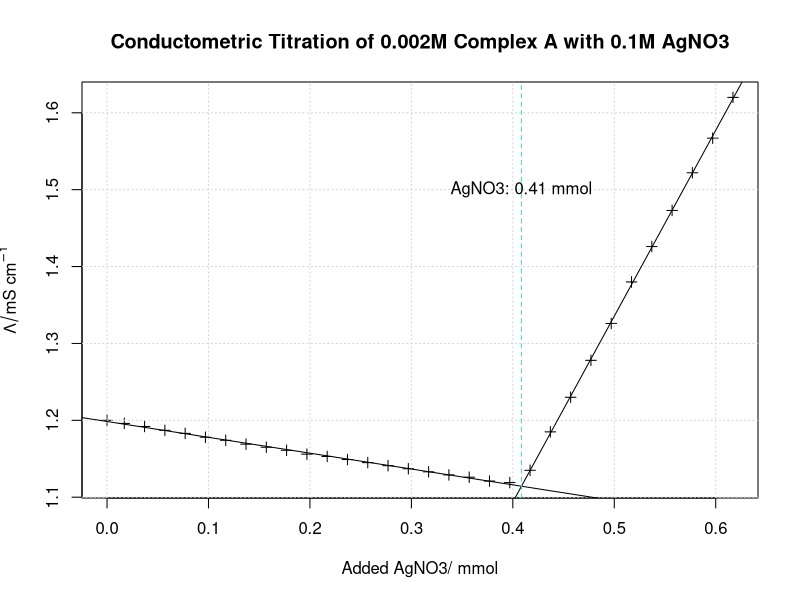

This figure's R source:
rm(list=ls())
#4.4.2.4 CL
data = read.csv("Data/4.4.2.4Cl_A.csv",sep=";")
data$V_AgNO3 = data$V_AgNO3 - data$V0[1]

c_AgNO3 = 0.1
data$n_AgNO3 = data$V_AgNO3 * c_AgNO3

Conductivity = data$Conductivity

plot(data$n_AgNO3,Conductivity, xlab = "Added AgNO3/ mmol",ylab = expression(Lambda/"mS cm"^{-1}) , pch =3, main = "Conductometric Titration of 0.002M Complex A with 0.1M AgNO3")
grid()

#separate data into pre and post EP

EP_cutoff = 0.4
#EP_cutoff = 0.575

#abline(v = EP_cutoff, col = "red", lty = 3)

data_pre = data[data$n_AgNO3 < EP_cutoff,]
data_post = data[data$n_AgNO3 >= EP_cutoff,]

lm_pre = lm(data_pre$Conductivity~ data_pre$n_AgNO3)
lm_post = lm(data_post$Conductivity~ data_post$n_AgNO3)

abline(coef(lm_pre))
abline(coef(lm_post))

lm_to_function = function(linear_model){
  coefs = coef(linear_model)
  return(function(x){
      coefs[1] + coefs[2]*x 
  }) 
}

intersection = uniroot(function(x){lm_to_function(lm_pre)(x) - lm_to_function(lm_post)(x)}, interval = c(min(data$n_AgNO3),max(data$n_AgNO3)))
abline(v = intersection$root, lty = 2, col = "turquoise")
text(intersection$root , 1.5, paste("AgNO3:",signif(intersection$root, 2), "mmol"))


#Calculate mass percent of
M_Cl = 35.453

#Total mass of Cl in sample
m_Cl = M_Cl * intersection$root/1000

#Total mass of sample
m_A = 0.0506
m_B = 0.0496

p_Cl = m_Cl/m_B*100













